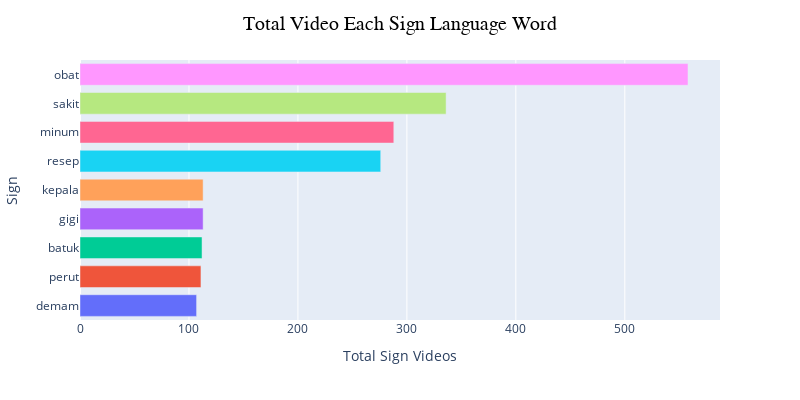

Notebook cell for this chart:
### Code cell
total_sign = pd.DataFrame(df_expanded.sign.value_counts().sort_values())

fig = px.bar(y=total_sign.index, x=total_sign['count'].tolist(), color=total_sign.index)
fig.update_layout(bargap=0.25, height=400, width=800, showlegend=False)
fig.update_layout(xaxis_title='Total Sign Videos', yaxis_title='Sign')
fig.update_layout(title={
    'text': "Total Video Each Sign Language Word",
    'x': 0.5,
    'font': {'size': 20, 'family': 'Arial', 'color': 'black'}
})
fig.show()

### Figure 1 — Plotly figure (JSON) as saved in the notebook; plotly's stock layout.template omitted (floating-point values rounded to 4 significant figures)
{"data": [{"alignmentgroup": "True", "hovertemplate": "color=demam<br>x=%{x}<br>y=%{y}<extra></extra>", "legendgroup": "demam", "marker": {"color": "#636efa", "pattern": {"shape": ""}}, "name": "demam", "offsetgroup": "demam", "orientation": "h", "showlegend": true, "textposition": "auto", "type": "bar", "x": [107], "xaxis": "x", "y": ["demam"], "yaxis": "y"}, {"alignmentgroup": "True", "hovertemplate": "color=perut<br>x=%{x}<br>y=%{y}<extra></extra>", "legendgroup": "perut", "marker": {"color": "#EF553B", "pattern": {"shape": ""}}, "name": "perut", "offsetgroup": "perut", "orientation": "h", "showlegend": true, "textposition": "auto", "type": "bar", "x": [111], "xaxis": "x", "y": ["perut"], "yaxis": "y"}, {"alignmentgroup": "True", "hovertemplate": "color=batuk<br>x=%{x}<br>y=%{y}<extra></extra>", "legendgroup": "batuk", "marker": {"color": "#00cc96", "pattern": {"shape": ""}}, "name": "batuk", "offsetgroup": "batuk", "orientation": "h", "showlegend": true, "textposition": "auto", "type": "bar", "x": [112], "xaxis": "x", "y": ["batuk"], "yaxis": "y"}, {"alignmentgroup": "True", "hovertemplate": "color=gigi<br>x=%{x}<br>y=%{y}<extra></extra>", "legendgroup": "gigi", "marker": {"color": "#ab63fa", "pattern": {"shape": ""}}, "name": "gigi", "offsetgroup": "gigi", "orientation": "h", "showlegend": true, "textposition": "auto", "type": "bar", "x": [113], "xaxis": "x", "y": ["gigi"], "yaxis": "y"}, {"alignmentgroup": "True", "hovertemplate": "color=kepala<br>x=%{x}<br>y=%{y}<extra></extra>", "legendgroup": "kepala", "marker": {"color": "#FFA15A", "pattern": {"shape": ""}}, "name": "kepala", "offsetgroup": "kepala", "orientation": "h", "showlegend": true, "textposition": "auto", "type": "bar", "x": [113], "xaxis": "x", "y": ["kepala"], "yaxis": "y"}, {"alignmentgroup": "True", "hovertemplate": "color=resep<br>x=%{x}<br>y=%{y}<extra></extra>", "legendgroup": "resep", "marker": {"color": "#19d3f3", "pattern": {"shape": ""}}, "name": "resep", "offsetgroup": "resep", "orientation": "h", "showlegend": true, "textposition": "auto", "type": "bar", "x": [276], "xaxis": "x", "y": ["resep"], "yaxis": "y"}, {"alignmentgroup": "True", "hovertemplate": "color=minum<br>x=%{x}<br>y=%{y}<extra></extra>", "legendgroup": "minum", "marker": {"color": "#FF6692", "pattern": {"shape": ""}}, "name": "minum", "offsetgroup": "minum", "orientation": "h", "showlegend": true, "textposition": "auto", "type": "bar", "x": [288], "xaxis": "x", "y": ["minum"], "yaxis": "y"}, {"alignmentgroup": "True", "hovertemplate": "color=sakit<br>x=%{x}<br>y=%{y}<extra></extra>", "legendgroup": "sakit", "marker": {"color": "#B6E880", "pattern": {"shape": ""}}, "name": "sakit", "offsetgroup": "sakit", "orientation": "h", "showlegend": true, "textposition": "auto", "type": "bar", "x": [336], "xaxis": "x", "y": ["sakit"], "yaxis": "y"}, {"alignmentgroup": "True", "hovertemplate": "color=obat<br>x=%{x}<br>y=%{y}<extra></extra>", "legendgroup": "obat", "marker": {"color": "#FF97FF", "pattern": {"shape": ""}}, "name": "obat", "offsetgroup": "obat", "orientation": "h", "showlegend": true, "textposition": "auto", "type": "bar", "x": [558], "xaxis": "x", "y": ["obat"], "yaxis": "y"}], "layout": {"bargap": 0.25, "barmode": "relative", "height": 400, "legend": {"title": {"text": "color"}, "tracegroupgap": 0}, "margin": {"t": 60}, "showlegend": false, "title": {"font": {"color": "black", "family": "Arial", "size": 20}, "text": "Total Video Each Sign Language Word", "x": 0.5}, "width": 800, "xaxis": {"anchor": "y", "domain": [0, 1], "title": {"text": "Total Sign Videos"}}, "yaxis": {"anchor": "x", "domain": [0, 1], "title": {"text": "Sign"}}}}
